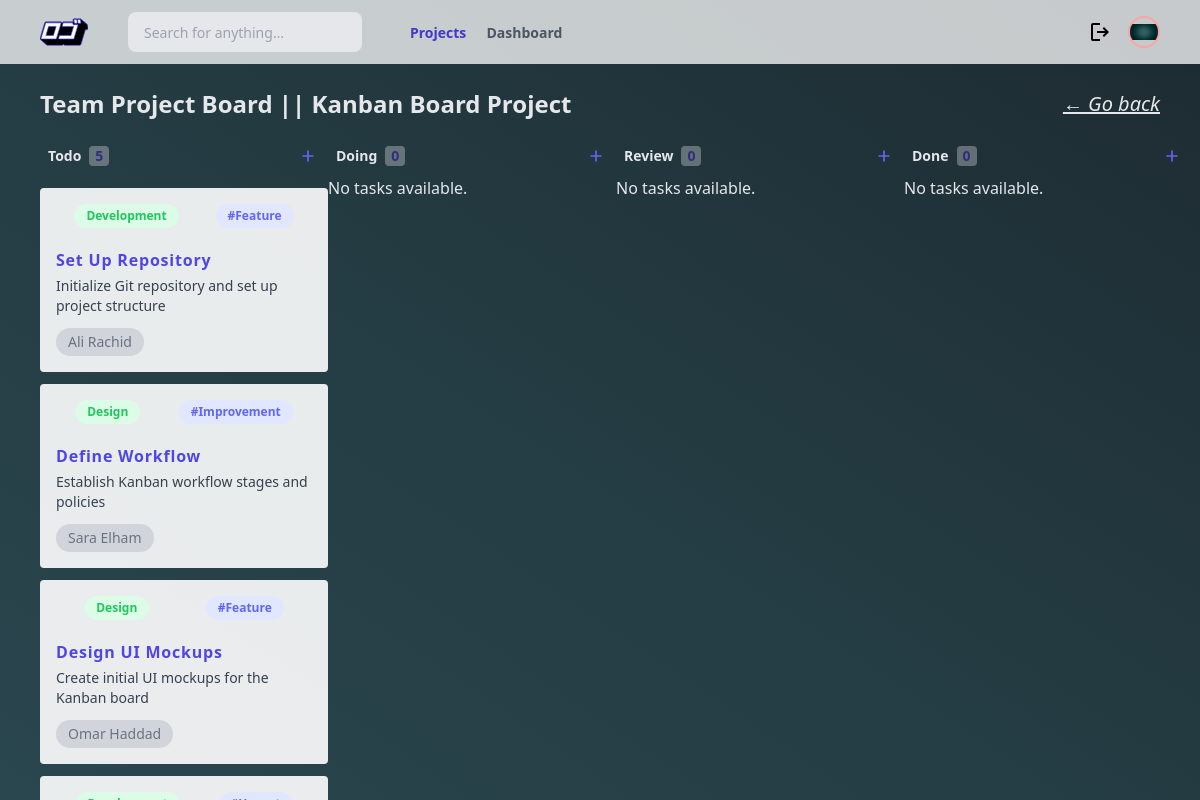
Page /?action=kanban&id=1&name=Kanban Board Project on the committed database.
### tables this page shows
CREATE TABLE IF NOT EXISTS Task (
    id INT AUTO_INCREMENT PRIMARY KEY,
    title VARCHAR(100) NOT NULL,
    description TEXT,
    createDate DATE DEFAULT (CURRENT_DATE),
    startDate DATE,
    endDate DATE,
    status ENUM('TODO', 'DOING', 'REVIEW', 'DONE') DEFAULT 'TODO',
    tag_id INT DEFAULT NULL,
    category_id INT NOT NULL,
    project_id INT NOT NULL,
    FOREIGN KEY (tag_id) REFERENCES Tag(id) ON DELETE SET NULL,
    FOREIGN KEY (category_id) REFERENCES Category(id) ON DELETE CASCADE,
    FOREIGN KEY (project_id) REFERENCES Project(id) ON DELETE CASCADE
);

### src/controller/TaskController.php (called while the page is built, shortened)
<?php
    class TaskController extends MainController {
        public function displayTasks(){
            return $this->TaskModel->getAllTasks();
        }
        public function displayTagsCategories(){
            return $this->TaskModel->getTagsCategories();
        }
        public function displayAssignedUsers(){
            return $this->TaskModel->getAssignedUsers();
        }
        public function showTasksView() {
            $tasks = $this->displayTasks();
            $tagsCategories = $this->displayTagsCategories();
            $assignedUsers = $this->displayAssignedUsers();
            foreach ($tasks as &$task) {
                $task["category_name"] = "Unknown Category";
                $task["tag_name"] = "General";
                $task["assigned_users"] = [];
                foreach ($tagsCategories as $tc) {
                    if (isset($tc["task_id"]) && $tc["task_id"] === $task["id"]) {
                        $task["category_name"] = $tc["category_name"] ?? "Unknown Category";
                        $task["tag_name"] = $tc["tag_name"] ?? "General";
                        break;
                    }
                }
                foreach ($assignedUsers as $au) {
                    if (isset($au["task_id"]) && $au["task_id"] === $task["id"]) {
                        $task["assigned_users"][] = $au["user_name"] ?? "Unknown User";
                    }
                }
            }
            require_once __DIR__ . "/../view/kanban.php";
        }
    }

### src/controller/MainController.php (called while the page is built, shortened)
<?php
    class MainController {
        public function __construct(){
            $this->TaskModel = new TaskModel();
        }
    }

### src/model/MainModel.php (called while the page is built, shortened)
<?php
    class MainModel{
        protected $db;
        public function __construct(){
            $database = new Database();
            $this->db = $database->getConnection();
        }
        public function read($table, $conditions = []){
            $sql = "SELECT * FROM {$table}";
            if(!empty($conditions)){
                $where = [];
                foreach($conditions as $key => $value){
                    $where[] = "{$key} = :{$key}";
                }
                $sql .= " WHERE " . implode(" AND ", $where);
            }
            $stmt = $this->db->prepare($sql);
            $stmt->execute($conditions);
            return $stmt->fetchAll(PDO::FETCH_ASSOC);
        }
    }

### src/connection/Database.php (called while the page is built, shortened)
<?php
    class Database {
        private $host = "localhost";
        private $dbname = "Kanban_Project_db";
        private $user = "root";
        private $pass = "";
        public function getConnection(){
            try{
                $dsn = "mysql:host=$this->host;";
                $this->db = new PDO($dsn, $this->user, $this->pass);
                $this->db->setAttribute(PDO::ATTR_ERRMODE, PDO::ERRMODE_EXCEPTION);
                $stmt = $this->db->prepare("SELECT SCHEMA_NAME FROM INFORMATION_SCHEMA.SCHEMATA WHERE SCHEMA_NAME = :dbname");
                $stmt->execute([':dbname' => $this->dbname]);
                $dbExists = $stmt->fetch();
                if(!$dbExists){
                    $this->db->exec("CREATE DATABASE $this->dbname");
                    $this->db->exec("USE $this->dbname");
                } else {
                    $this->db->exec("USE $this->dbname");
                }
                return $this->db;
            } catch (PDOException $e){
                error_log("Database connection Error: " . $e->getMessage());
                die("An error occurred. Please try again later.");
            }
        }
        private function initializeDatabase(){
            try{
                $sql = file_get_contents(__DIR__ .'/../../assets/database/script.sql');
            } catch (PDOException $e){
                error_log("Database Initialization error: " . $e->getMessage());
                die("An error occurred. Please try again later.");
            }
        }
    }

### src/model/TaskModel.php (called while the page is built, shortened)
<?php
    class TaskModel extends MainModel{
        private $table = "task";
        public function getAllTasks(){
            return $this->read($this->table, ["project_id" => $_GET["id"]]);
        }
        public function getTagsCategories(){
            $sql = "SELECT t.id AS task_id, c.name AS category_name, tg.name AS tag_name
                    FROM task t
                    INNER JOIN category c ON t.category_id = c.id
                    LEFT JOIN tag tg ON t.tag_id = tg.id
                    WHERE t.project_id = :project_id
            ";
            $stmt = $this->db->prepare($sql);
            $stmt->execute(["project_id" => $_GET["id"]]);
            return $stmt->fetchAll(PDO::FETCH_ASSOC);
        }
        public function getAssignedUsers(){
            $sql = "SELECT ta.task_id, p.name AS user_name
                    FROM task_assignment ta
                    INNER JOIN person p ON ta.person_id = p.id
                    WHERE ta.task_id IN (SELECT id FROM task WHERE project_id = :project_id)
            ";
            $stmt = $this->db->prepare($sql);
            $stmt->execute(["project_id" => $_GET["id"]]);
            return $stmt->fetchAll(PDO::FETCH_ASSOC);
        }
    }

### src/view/kanban.php (the view, shortened to what this page needs)
<?php require_once "sections/head.php"; ?>
<div class="flex flex-col w-screen h-screen overflow-auto text-gray-200 bg-gradient-to-tr from-[#2a464e] via-[#243b42] to-[#1d2b31]">
    <div class="flex justify-between flex-shrink-0 w-full h-16 px-10 bg-white bg-opacity-75">
        <div class="flex items-center">
            <input class="flex items-center h-10 px-4 ml-10 text-sm bg-gray-200 rounded-lg focus:outline-none focus:ring" type="search" placeholder="Search for anything…">
            <div class="ml-10">
                <a class="mx-2 text-sm font-semibold text-indigo-700" href="?action=projects">Projects</a>
                <a class="mx-2 text-sm font-semibold text-gray-600 hover:text-indigo-700" href="?action=dash">Dashboard</a>
            </div>
        </div>
        <div class="flex gap-4 items-center">
            <a href="?action=logout">
                <svg class="cursor-pointer" xmlns="http://www.w3.org/2000/svg" height="24px" viewBox="0 -960 960 960" width="24px"><path d="M200-120q-33 0-56.5-23.5T120-200v-560q0-33 23.5-56.5T200-840h280v80H200v560h280v80H200Zm440-160-55-58 102-102H360v-80h327L585-622l55-58 200 200-200 200Z"/></svg>
            </a>
            <buton class="flex items-center justify-center w-8 h-8 ml-auto border-2 border-red-300 overflow-hidden rounded-full cursor-pointer">
                <img src="../assets/images/26911540_m.jpg" alt="">
            </buton>
        </div>
    </div>
    <div class="px-10 mt-6 flex justify-between items-center">
        <h1 class="text-2xl font-bold">Team Project Board || <?= $_GET["name"] ?></h1>
        <a href="?action=home"><h1 class="italic underline hover:text-indigo-500 text-xl">← Go back</h1></a>
    </div>
    <div class="flex flex-grow px-10 mt-4 justify-evenly overflow-auto">
        <?php $statuses = ["TODO", "DOING", "REVIEW", "DONE"]; foreach ($statuses as $status): ?>
        <div class="flex flex-col flex-shrink-0 w-72">
            <div class="flex items-center flex-shrink-0 h-10 px-2">
                <span class="block text-sm font-semibold"><?= ucfirst(strtolower($status)) ?></span>
                <span class="flex items-center justify-center w-5 h-5 ml-2 text-sm font-semibold text-indigo-900 bg-white rounded bg-opacity-30">
                    <?= count(array_filter($tasks, fn($task) => $task["status"] === $status)) ?>
                </span>
                <button onclick="openTaskModal()" class="flex items-center justify-center w-6 h-6 ml-auto text-indigo-500 rounded hover:bg-indigo-500 hover:text-indigo-100">
                    <svg class="w-5 h-5" fill="none" viewBox="0 0 24 24" stroke="currentColor">
                        <path stroke-linecap="round" stroke-linejoin="round" stroke-width="2" d="M12 6v6m0 0v6m0-6h6m-6 0H6"></path>
                    </svg>
                </button>
            </div>
            <div class="flex flex-col pb-2 overflow-auto">
                <?php
                $filteredTasks = array_filter($tasks, fn($task) => $task["status"] === $status);
                ?>
                <?php if (!empty($filteredTasks)): ?>
                    <?php foreach($filteredTasks as $displaying): ?>
                        <div class="relative text-gray-500 flex flex-col items-start p-4 mt-3 bg-white rounded cursor-pointer bg-opacity-90 group hover:bg-opacity-100" draggable="true">
                            <div class="flex justify-around w-full mb-2">
                                <span class="flex items-center h-6 px-3 text-xs font-semibold text-green-500 bg-green-100 rounded-full self-start">
                                    <?= htmlspecialchars($displaying["category_name"]) ?>
                                </span>
                                <span class="flex items-center h-6 px-3 text-xs font-semibold text-indigo-500 bg-indigo-100 rounded-full">
                                    #<?= htmlspecialchars($displaying["tag_name"] ?? "General") ?>
                                </span>
                            </div>
                            <h4 class="mt-3 font-bold text-indigo-600 tracking-wider">
                                <?= htmlspecialchars($displaying["title"]) ?>
                            </h4>
                            <p class="mt-1 text-sm text-gray-700"><?= nl2br(htmlspecialchars($displaying["description"])) ?></p>
                            <div class="flex items-center w-full mt-3 overflow-x-auto space-x-3 no-scrollbar">
                                <?php foreach ($displaying["assigned_users"] as $user): ?>
                                    <span class="whitespace-nowrap px-3 py-1 text-sm bg-gray-300 rounded-full">
                                        <?= htmlspecialchars($user) ?>
                                    </span>
                                <?php endforeach; ?>
                            </div>
                        </div>
                    <?php endforeach; ?>
                <?php else: ?>
                    <p>No tasks available.</p>
                <?php endif; ?>
            </div>
        </div>
        <?php endforeach; ?>
    </div>
</div>
</body>
</html>

### src/view/sections/head.php (style rules this page uses)
.no-scrollbar { -ms-overflow-style: none; scrollbar-width: none; }
.overflow-x-auto { overflow-x: auto; }

### rows in the picture
task: category_name "Development", tag_name "Feature", title "Set Up Repository", description "Initialize Git repository and set up project structure", user "Ali Rachid"
task: category_name "Design", tag_name "Improvement", title "Define Workflow", description "Establish Kanban workflow stages and policies", user "Sara Elham"
task: category_name "Design", tag_name "Feature", title "Design UI Mockups", description "Create initial UI mockups for the Kanban board", user "Omar Haddad"

### other values in the picture
$_GET["name"] "Kanban Board Project"
$status "Todo"
count(array_filter($tasks, fn($task) => $task["status"] === $status)) "5"
$status "Doing"
count(array_filter($tasks, fn($task) => $task["status"] === $status)) "0"
$status "Review"
$status "Done"
